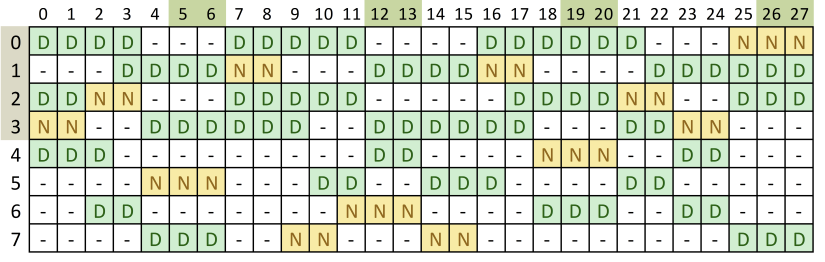
#> input picture 2-class CNN model/schedule3.png, 825 x 262 px, found by its file name
$ jupyter execute --allow-errors pytesseract.ipynb   (shell and % lines are left out)
#> lines starting #> are read from the running program, lines starting #| are printed output that depends on the picture; after the words box and inside, x2 and y2 are one past the last pixel; in counts of white or black regions, pixels touching at a corner belong together
[cell 1]
# 1. 시스템 패키지 리스트 업데이트

# 2. Tesseract OCR 엔진과 한국어 언어팩 설치

# 3. OCR 및 데이터 처리에 필요한 Python 라이브러리 설치

[cell 2]
import cv2
import numpy as np
import matplotlib.pyplot as plt

# ───────────────────────────────────────────
# 0) Load & preprocess
# ───────────────────────────────────────────
img     = cv2.imread("/content/schedule3.png")
#> img is the input picture: shape (262, 825, 3); mean B, G, R 200, 217.1, 209.6
gray    = cv2.cvtColor(img, cv2.COLOR_BGR2GRAY)
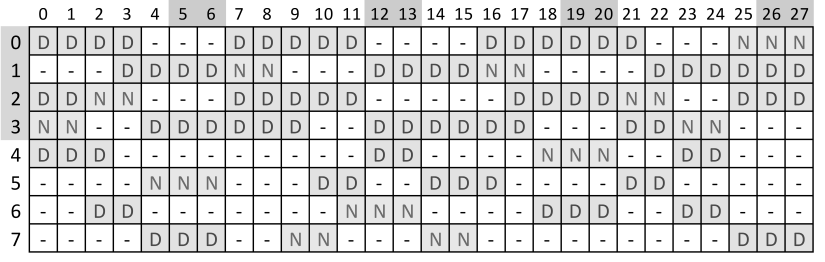
#> gray: shape (262, 825); min 0, max 255, mean 212.9
bin_inv = cv2.adaptiveThreshold(
    gray, 255,
    cv2.ADAPTIVE_THRESH_GAUSSIAN_C,
    cv2.THRESH_BINARY_INV,
    15, 8
)
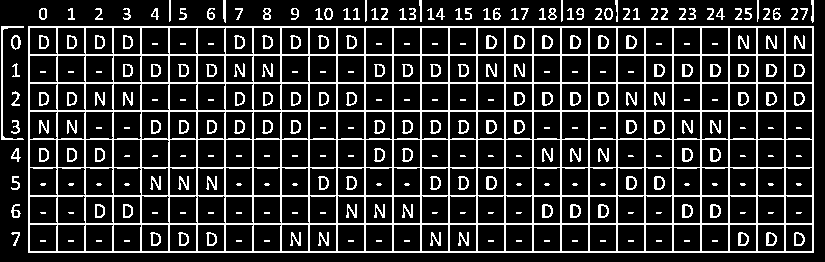
#> bin_inv: shape (262, 825); 18.1% white in thin lines or dots

# ───────────────────────────────────────────
# 1) Extract & solidify dotted grid lines
# ───────────────────────────────────────────
h_k    = cv2.getStructuringElement(cv2.MORPH_RECT, (gray.shape[1]//30, 1))
v_k    = cv2.getStructuringElement(cv2.MORPH_RECT, (1, gray.shape[0]//30))
#> v_k = [1, 1, 1, 1, 1, 1, 1, 1]
h_l    = cv2.morphologyEx(bin_inv, cv2.MORPH_OPEN,  h_k, iterations=2)
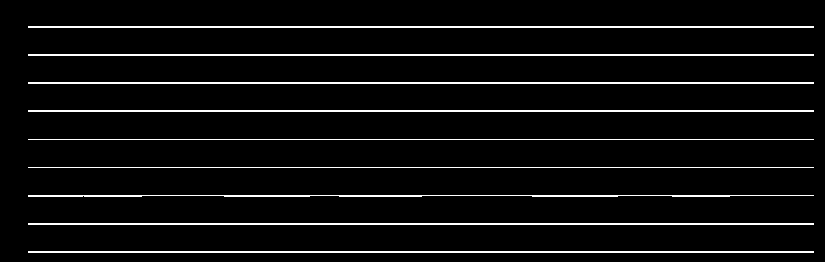
#> h_l: shape (262, 825); 5.7% white in thin lines or dots, all inside (x1, y1, x2, y2) = (28, 26, 814, 253)
v_l    = cv2.morphologyEx(bin_inv, cv2.MORPH_OPEN,  v_k, iterations=2)
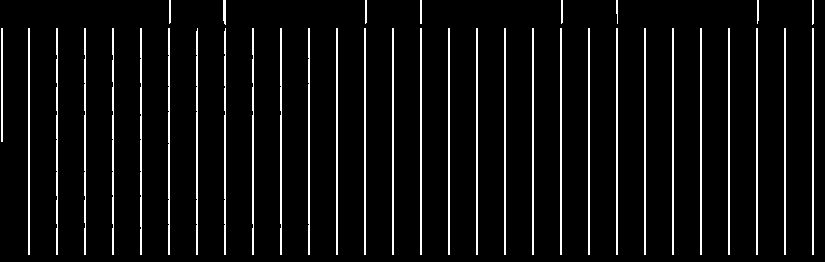
#> v_l: shape (262, 825); 6.3% white in thin lines or dots
h_s    = cv2.morphologyEx(h_l, cv2.MORPH_CLOSE,
                          cv2.getStructuringElement(cv2.MORPH_RECT,(80,1)))
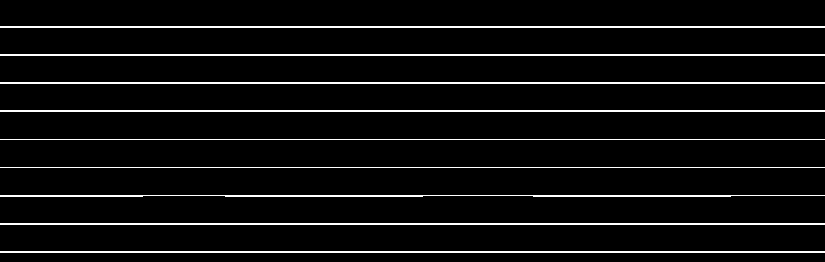
#> h_s: shape (262, 825); 6% white in thin lines or dots, all inside (x1, y1, x2, y2) = (0, 26, 825, 253)
v_s    = cv2.morphologyEx(v_l, cv2.MORPH_CLOSE,
                          cv2.getStructuringElement(cv2.MORPH_RECT,(1,80)))
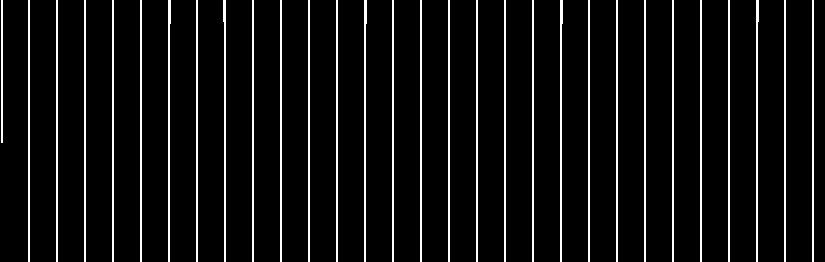
#> v_s: shape (262, 825); 7.2% white in thin lines or dots
inter  = cv2.bitwise_and(h_s, v_s)
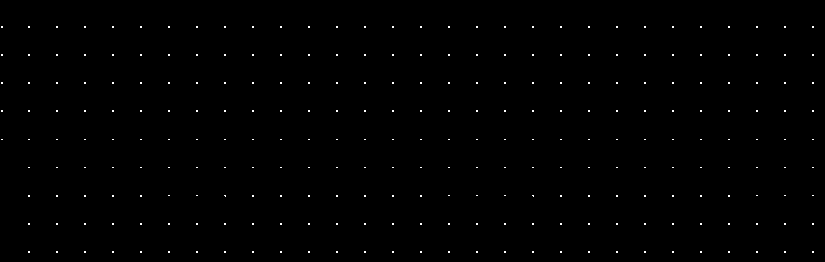
#> inter: shape (262, 825); 0.43% white in thin lines or dots, all inside (x1, y1, x2, y2) = (1, 26, 814, 253)

# ───────────────────────────────────────────
# 2) Cluster intersections → y_lines, x_lines
# ───────────────────────────────────────────
pts     = np.column_stack(np.where(inter>0))
#> pts = 928 pairs, first value 26 to 252, second value 1 to 813
ys, xs  = np.sort(pts[:,0]), np.sort(pts[:,1])
#> ys = 928 values from 26 to 252; xs = 928 values from 1 to 813

def cluster(vals, tol=8):
#> called with vals = array of shape (928,), tol = 8
    groups = [[vals[0]]]
#> groups = [[26]]
    for v in vals[1:]:
        if abs(v - groups[-1][-1]) < tol:
            groups[-1].append(v)
        else:
            groups.append([v])
#> this loop made 927 passes
#> after the loop, groups = 9 items
    return [int(np.mean(g)) for g in groups]

y_lines = cluster(ys, tol=8)
#> y_lines = [26, 54, 82, 110, 139, 167, 195, 223, 251]
x_lines = cluster(xs, tol=8)
#> the loop in cluster (call 2), `for v in vals[1:]:` made 927 passes
#> v on passes 3 to 5: 1, 1, 1
#> x_lines = 30 values from 1 to 812

# include image borders
h, w = gray.shape
#> h = 262; w = 825
for arr, LIM in ((y_lines, h), (x_lines, w)):
    if 0   not in arr: arr.insert(0, 0)
    if LIM not in arr: arr.append(LIM)
#> this loop made 2 passes
#> LIM on pass 1: 262
#> LIM on pass 2: 825
y_lines.sort()
x_lines.sort()

# ───────────────────────────────────────────
# 3) Now: skip the very first grid‐cell (labels) → x_lines[1:]
#    but we want to include *all* remaining cells up to the last one
# ───────────────────────────────────────────
PAD = 2

# Build two parallel lists of cell‐column boundaries:
#   starts = x_lines[1], ..., x_lines[-2]
#   ends   = x_lines[2], ..., x_lines[-1]
starts = x_lines[1:-1]
#> starts = 30 values from 1 to 812
ends   = x_lines[2:   ]
#> ends = 30 values from 28 to 825

NUM_WORKERS = 8
# skip top header row → y_lines[1:1+8] & y_lines[2:2+8]
y_starts = y_lines[1 : 1+NUM_WORKERS]
#> y_starts = [26, 54, 82, 110, 139, 167, 195, 223]
y_ends   = y_lines[2 : 2+NUM_WORKERS]
#> y_ends = [54, 82, 110, 139, 167, 195, 223, 251]

# ───────────────────────────────────────────
# 4) Crop & mosaic
# ───────────────────────────────────────────
cells = []
for ys_, ye_ in zip(y_starts, y_ends):
    row = []
    y0, y1 = ys_ + PAD, ye_ - PAD
    for xs_, xe_ in zip(starts, ends):
        x0, x1 = xs_ + PAD, xe_ - PAD
        row.append(gray[y0:y1, x0:x1])
    cells.append(row)
#> this loop made 8 passes
#> (ys_, ye_, y0, y1) on passes 1 to 8: (26, 54, 28, 52), (54, 82, 56, 80), (82, 110, 84, 108), (110, 139, 112, 137), (139, 167, 141, 165), (167, 195, 169, 193), (195, 223, 197, 221), (223, 251, 225, 249)
#> after the loop, cells = 8 items

# Show mosaic
thumb_h, thumb_w = 32, 32
mosaic = np.zeros((thumb_h*NUM_WORKERS, thumb_w*len(starts)), dtype=np.uint8)
#> mosaic: shape (256, 960); every value is 0
for i in range(NUM_WORKERS):
    for j in range(len(starts)):
        mosaic[i*thumb_h:(i+1)*thumb_h, j*thumb_w:(j+1)*thumb_w] = \
            cv2.resize(cells[i][j], (thumb_w, thumb_h))
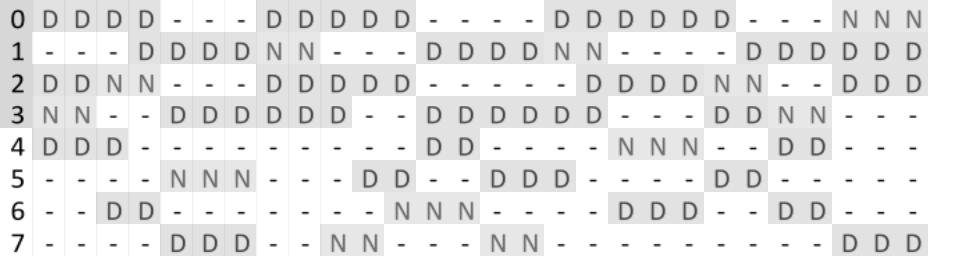
#> mosaic: shape (256, 960); min 2, max 255, mean 231.7

plt.figure(figsize=(12,6))
plt.imshow(mosaic, cmap='gray')
plt.axis('off')
plt.title("All Cropped Cells (skip first col, include last col)")
plt.show()

[cell 3]
import cv2
import numpy as np
import pytesseract
import json
import re

# ─────────────────────────────────────────────────────────
# 1) Load & preprocess
# ─────────────────────────────────────────────────────────
img    = cv2.imread("schedule3.png")
gray   = cv2.cvtColor(img, cv2.COLOR_BGR2GRAY)
bin_inv= cv2.adaptiveThreshold(
    gray,255,
    cv2.ADAPTIVE_THRESH_GAUSSIAN_C,
    cv2.THRESH_BINARY_INV,
    15,8
)

# ─────────────────────────────────────────────────────────
# 2) Extract dotted grid lines → close gaps → intersections
# ─────────────────────────────────────────────────────────
h_k    = cv2.getStructuringElement(cv2.MORPH_RECT,(gray.shape[1]//30,1))
v_k    = cv2.getStructuringElement(cv2.MORPH_RECT,(1,gray.shape[0]//30))
h_l    = cv2.morphologyEx(bin_inv, cv2.MORPH_OPEN,  h_k, iterations=2)
v_l    = cv2.morphologyEx(bin_inv, cv2.MORPH_OPEN,  v_k, iterations=2)
h_s    = cv2.morphologyEx(h_l, cv2.MORPH_CLOSE,
                          cv2.getStructuringElement(cv2.MORPH_RECT,(80,1)))
v_s    = cv2.morphologyEx(v_l, cv2.MORPH_CLOSE,
                          cv2.getStructuringElement(cv2.MORPH_RECT,(1,80)))
inter  = cv2.bitwise_and(h_s, v_s)

# ─────────────────────────────────────────────────────────
# 3) Cluster intersection points into grid lines
# ─────────────────────────────────────────────────────────
pts = np.column_stack(np.where(inter>0))  # (y,x) pairs
ys, xs = np.sort(pts[:,0]), np.sort(pts[:,1])

def cluster(vals, tol=8):
#> called with vals = array of shape (928,), tol = 8
    groups = [[vals[0]]]
#> groups = [[26]]
    for v in vals[1:]:
        if abs(v-groups[-1][-1])<tol:
            groups[-1].append(v)
        else:
            groups.append([v])
#> after the loop, groups = 9 items
    return [int(np.mean(g)) for g in groups]

y_lines = cluster(ys, tol=8)
x_lines = cluster(xs, tol=8)

# include image borders
h,w = gray.shape
for arr, lim in ((y_lines,h),(x_lines,w)):
    if 0 not in arr: arr.insert(0,0)
    if lim not in arr: arr.append(lim)
#> this loop made 2 passes
y_lines.sort(); x_lines.sort()

# ─────────────────────────────────────────────────────────
# 4) Crop each cell
# ─────────────────────────────────────────────────────────
NUM_WORKERS = 8   # rows 1–8 after skipping header
NUM_DAYS    = 28  # cols 1–28 after skipping label
pad = 2

cells = []
for i in range(1, 1+NUM_WORKERS):
    y0,y1 = y_lines[i]+pad, y_lines[i+1]-pad
    row = []
    for j in range(1, 1+NUM_DAYS):
        x0,x1 = x_lines[j]+pad, x_lines[j+1]-pad
        row.append(gray[y0:y1, x0:x1])
    cells.append(row)
#> this loop made 8 passes
#> (y0, y1) on passes 1 to 8: (28, 52), (56, 80), (84, 108), (112, 137), (141, 165), (169, 193), (197, 221), (225, 249)

# ─────────────────────────────────────────────────────────
# 5) OCR each cell → build JSON
# ─────────────────────────────────────────────────────────
# single character, whitelist D,N and dash
tess_cfg = '--psm 10 -c tessedit_char_whitelist=DN-'
result = {}

#> (the rest of this cell did not finish here and is left out)
